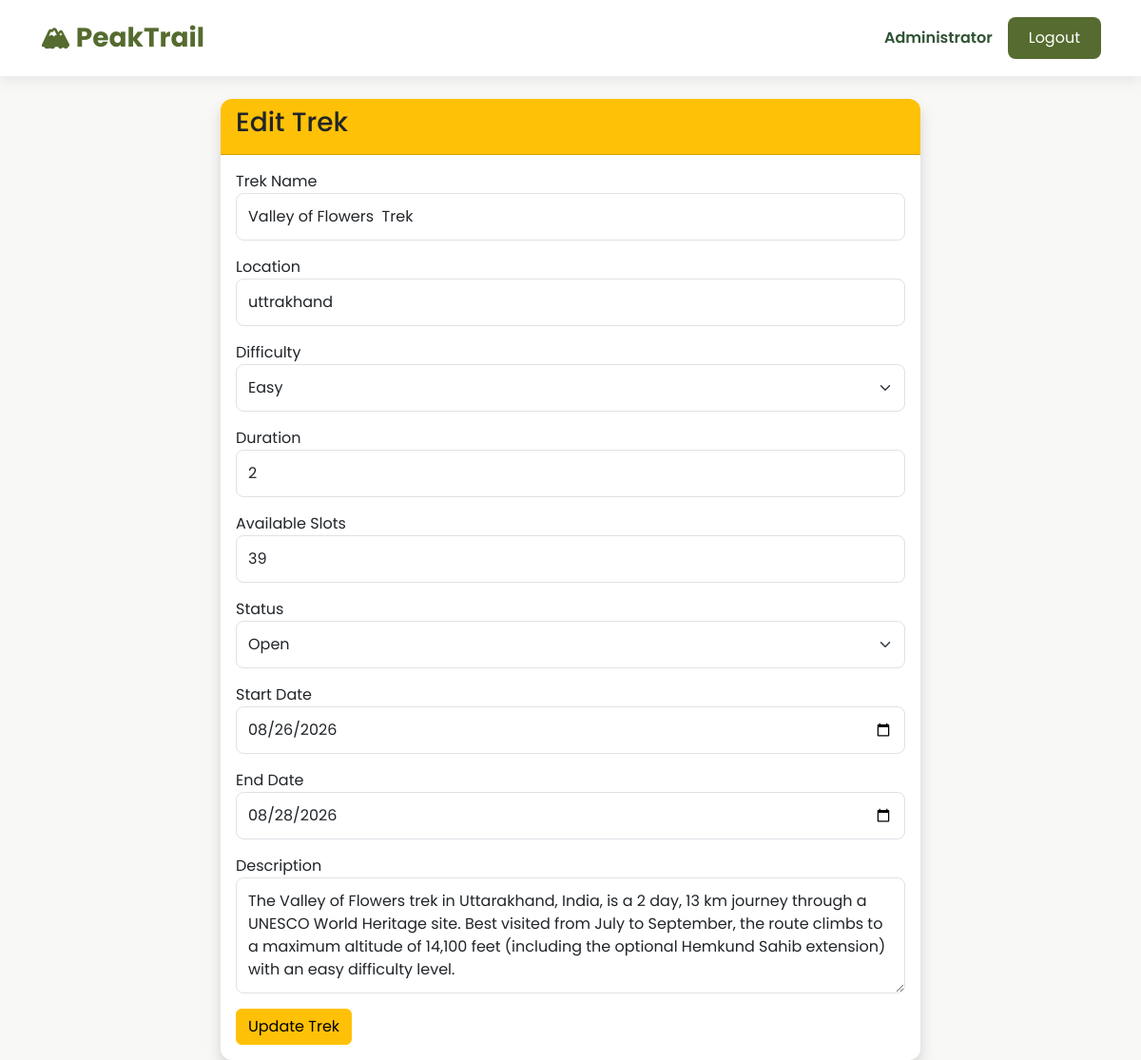
The app's page /admin/edit-trek/1 (signed in), older data.
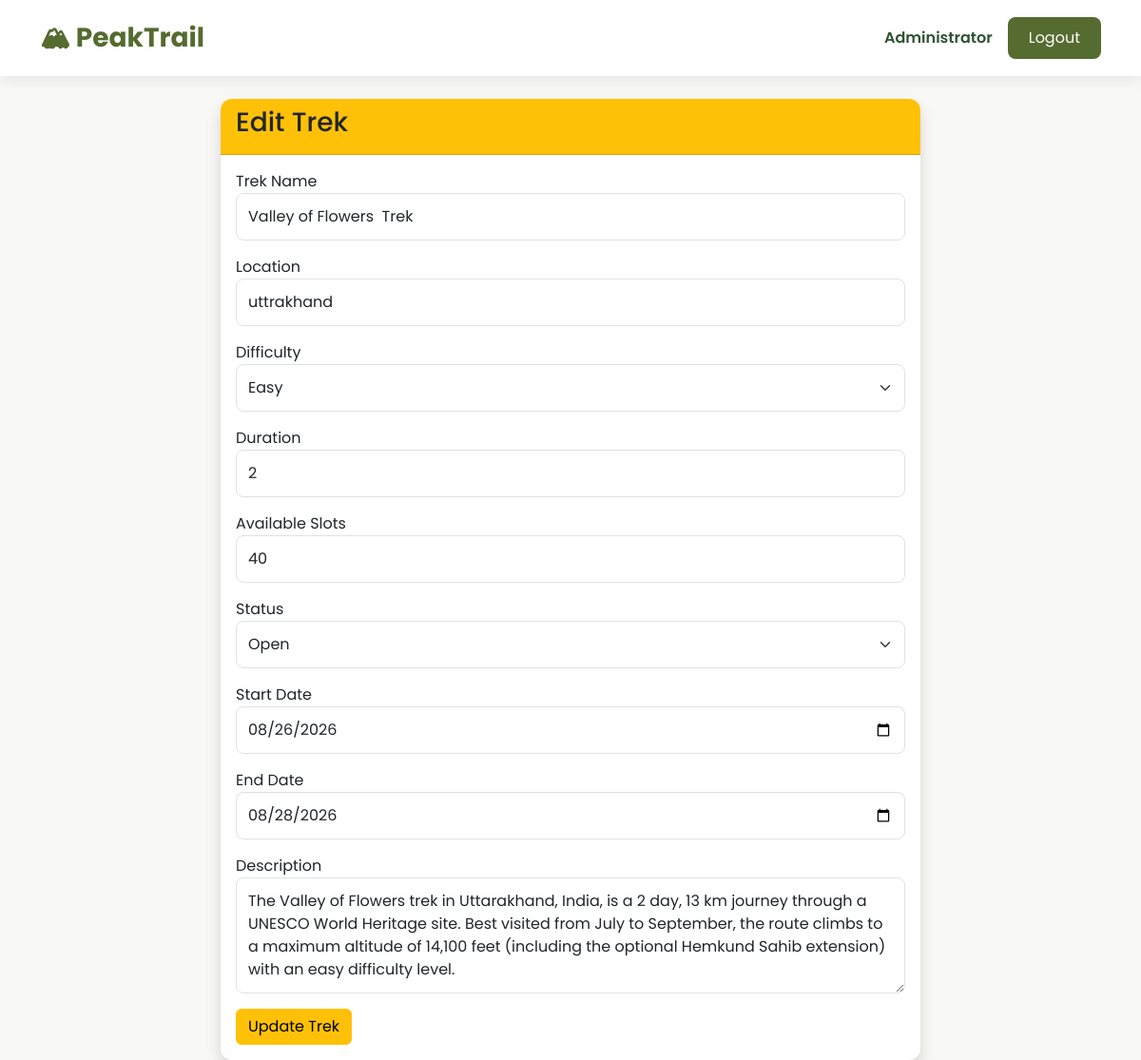
The same page, newer data.
### models/trek.py (models this page shows, shortened)
class Trek(db.Model):
    __tablename__ = "treks"
    id = db.Column(db.Integer, primary_key=True)
    trek_name = db.Column(db.String(100), nullable=False)
    location = db.Column(db.String(100), nullable=False)
    image_url = db.Column(db.String(500))
    price = db.Column(
        db.Float,
        nullable=False,
        default=0
    )
    difficulty = db.Column(db.String(20), nullable=False)
    duration = db.Column(db.Integer, nullable=False)
    available_slots = db.Column(db.Integer, nullable=False)
    description = db.Column(db.Text)
    start_date = db.Column(db.Date, nullable=False)
    end_date = db.Column(db.Date, nullable=False)
    status = db.Column(
        db.String(20),
        default="Open"
    )
    assigned_staff_id = db.Column(
        db.Integer,
        db.ForeignKey("staff_profiles.id"),
        nullable=True
    )
    bookings = db.relationship(
        "Booking",
        backref="trek",
        lazy=True,
        cascade="all, delete-orphan"
    )

### routes/admin.py (the view, shortened to what this page needs)
@admin.route("/admin/edit-trek/<int:trek_id>", methods=["GET", "POST"])
@login_required
def edit_trek(trek_id):
    if not _admin_required():
        return redirect(url_for("home"))
    trek = Trek.query.get_or_404(trek_id)
    return render_template("admin/edit_trek.html", trek=trek)

### app.py (called while the page is built)
@login_manager.user_loader
def load_user(user_id):
    return User.query.get(int(user_id))

### routes/admin.py (called while the page is built)
def _admin_required():
    if current_user.role != "admin":
        flash("Access Denied!", "danger")
        return False
    return True

### templates/admin/edit_trek.html (shortened to what this page needs)
{% extends "base.html" %}
{% block content %}
<div class="row justify-content-center">
<div class="col-md-8">
<div class="card shadow">
<div class="card-header bg-warning">
<h3>Edit Trek</h3>
</div>
<div class="card-body">
<form method="POST">
<div class="mb-3">
<label>Trek Name</label>
<input
type="text"
class="form-control"
name="name"
value="{{ trek.trek_name }}"
required>
</div>
<div class="mb-3">
<label>Location</label>
<input
type="text"
class="form-control"
name="location"
value="{{ trek.location }}"
required>
</div>
<div class="mb-3">
<label>Difficulty</label>
<select
class="form-select"
name="difficulty">
<option {% if trek.difficulty=="Easy" %}selected{% endif %}>Easy</option>
</select>
</div>
<div class="mb-3">
<label>Duration</label>
<input
type="number"
class="form-control"
name="duration"
value="{{ trek.duration }}"
required>
</div>
<div class="mb-3">
<label>Available Slots</label>
<input
type="number"
class="form-control"
name="slots"
value="{{ trek.available_slots }}"
required>
</div>
<div class="mb-3">
<label>Status</label>
<select
class="form-select"
name="status">
<option {% if trek.status=="Open" %}selected{% endif %}>Open</option>
</select>
</div>
<div class="mb-3">
<label>Start Date</label>
<input
type="date"
class="form-control"
name="start_date"
value="{{ trek.start_date }}"
required>
</div>
<div class="mb-3">
<label>End Date</label>
<input
type="date"
class="form-control"
name="end_date"
value="{{ trek.end_date }}"
required>
</div>
<div class="mb-3">
<label>Description</label>
<textarea
class="form-control"
name="description"
rows="4">{{ trek.description }}</textarea>
</div>
<button
class="btn btn-warning">
Update Trek
</button>
</form>
</div>
</div>
</div>
</div>
{% endblock %}

Row changes from the older to the newer data that the page shows:
changed Trek "Valley of Flowers Trek": slots "39" → "40"
